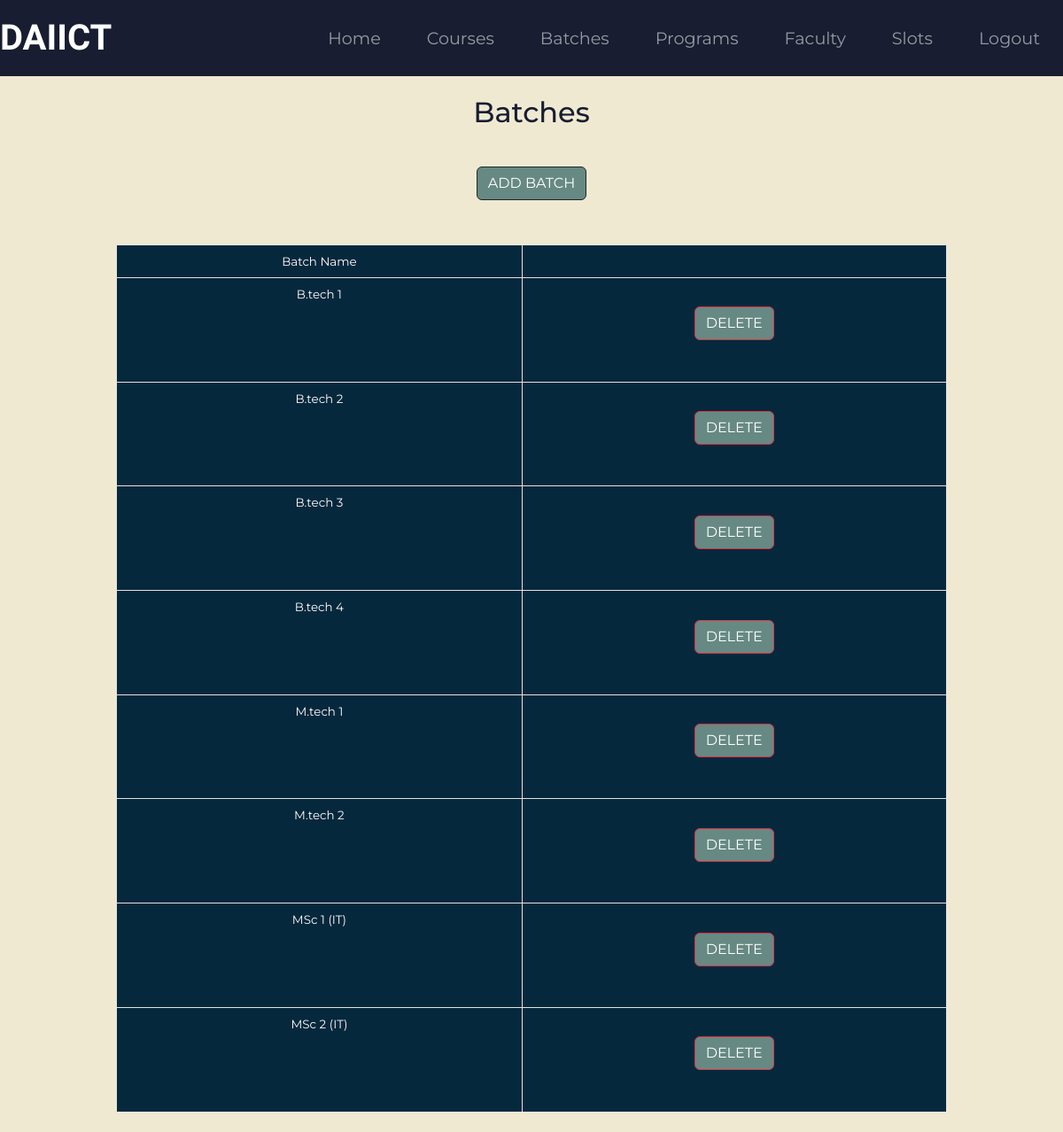
The page /c_batches (signed in) on the database as committed earlier.
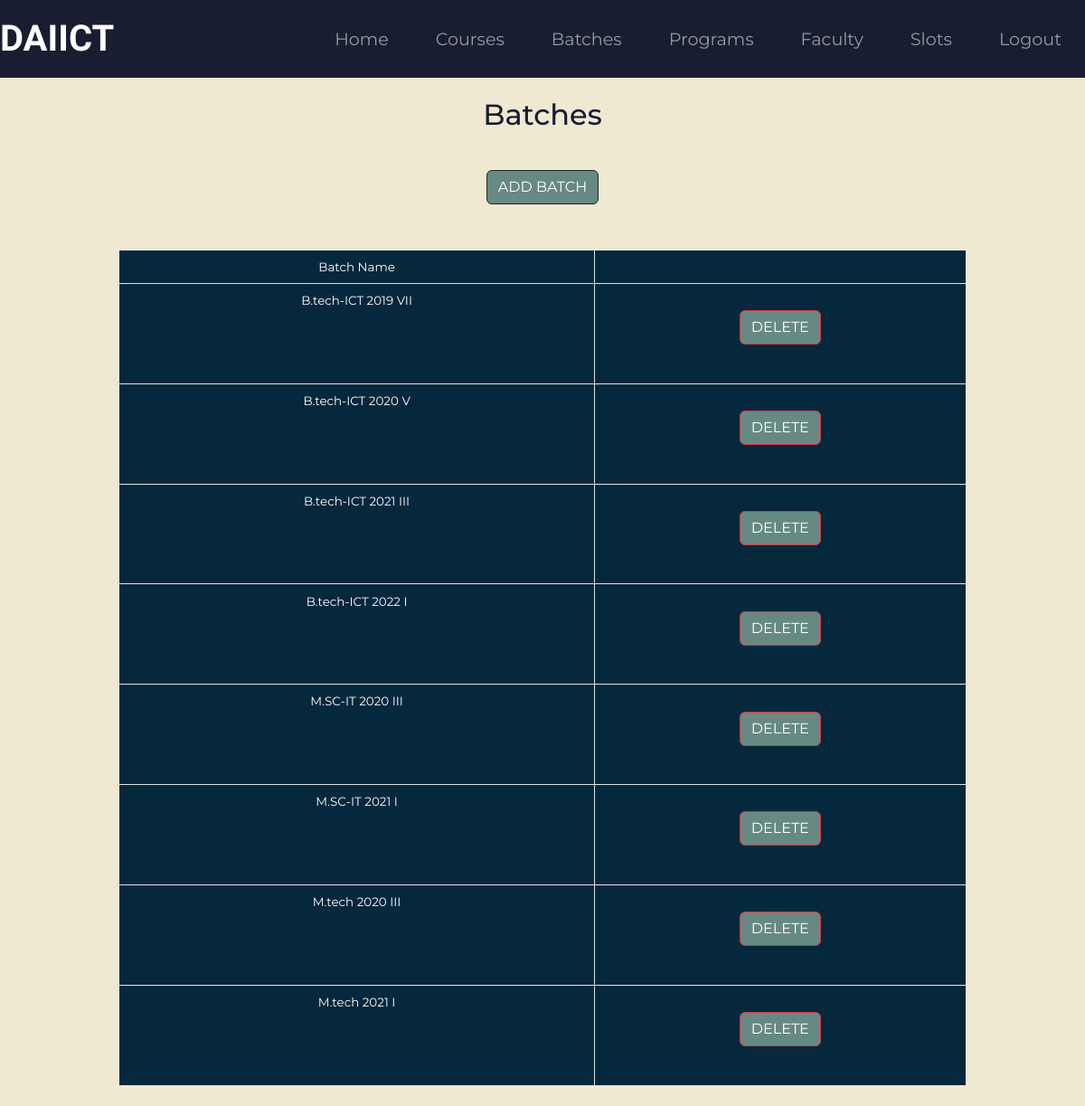
The same page on the database as committed later.
### sriapp/models.py (models this page shows)
class Batch(models.Model):
    bname = models.CharField(max_length=10)

### sriapp/views.py (the view)
# urls.py: path('c_batches', views.c_batch, name='cbatch'),
def c_batch(request):
    if not request.user.is_authenticated :
        messages.warning(request,"You are not Logged in. Please Log in to access the page.")
        return redirect('Home')
    if not request.user.is_superuser :
        messages.error(request, "You are not allowed to enter coordinator section without coordinator authentication.")
        return redirect('Home')
    batchDetails = Batch.objects.all().order_by('bname').values()
    context = {
        'allBatches' : batchDetails,
    }
    return render(request, 'coordinator/batch_detail.html', context)

### templates/coordinator/batch_detail.html (shortened to what this page needs)
{% extends 'base_coor.html' %}
{% block content %}
    <div class="container">
        <h2 style="padding:2% 0">Batches</h2>
        <div style="width : 20%; margin:auto">
            <form method="POST" action="c_addBatch">
                <button type="submit" class="btn btn-dark btn-ml"> ADD BATCH </button>
            </form>
        </div>
        <div class="dcf-overflow-x-auto" tabindex="0" style="padding: 2% 8%;">
            <table class="dcf-table dcf-table-bordered dcf-table-striped dcf-w-100%">
                <tbody>
                    <tr>
                        <td class="dcf-txt-center" scope="col">Batch Name</td>
                        <td class="dcf-txt-center" scope="row">&#8205</td>
                    </tr>
                    {% for x in allBatches%}
                        <tr>
                            <td class="dcf-txt-center" scope="col"> {{x.bname}} </td>
                            <td class="dcf-txt-center" scope="col">
                                <form method="POST" action="c_deleteBatch/{{ x.id }}">
                                    <button type="submit" class="btn btn-danger updateAndDeleteBtn"> DELETE </button>
                                </form>
                            </td>
                        </tr>
                    {% endfor%}
                </tbody>
            </table>
        </div>
    </div>
{% endblock %}

### templates/base_coor.html (shortened to what this page needs)
{% load static %}
<html>
<head>
  <link href="https://cdn.jsdelivr.net/npm/bootstrap@5.2.0-beta1/dist/css/bootstrap.min.css" rel="stylesheet">
  <link rel="stylesheet" href="{% static 'css\style.css' %}">
</head>
<body>
      <nav class="navbar navbar-expand-lg navbar-dark">
        <a class="navbar-brand" href="#">DAIICT</a>
        <div class="collapse navbar-collapse" id="navbarTogglerDemo02">
          <ul class="navbar-nav ms-auto">
            <li class="nav-item active">
              <a class="nav-link" href="c_index">Home </a>
            </li>
            <li class="nav-item">
              <a class="nav-link" href="c_courses">Courses</a>
            </li>
            <li class="nav-item">
              <a class="nav-link" href="c_batches">Batches</a>
            </li>
            <li class="nav-item">
              <a class="nav-link" href="c_program">Programs</a>
            </li>
            <li class="nav-item">
              <a class="nav-link" href="c_faculty">Faculty</a>
            </li>
            <li class="nav-item">
              <a class="nav-link" href="c_slot">Slots</a>
            </li>
            {% if user.is_authenticated %}
                  <li class="nav-item">
                    <a class="nav-link" href="{% url 'logout_user' %}">Logout</a>
                  </li>
              {% else %}
                  <li class="nav-item">
                    <a class="nav-link" href="{% url 'c_login_user' %}">Login</a>
                  </li>
              {% endif %}
          </ul>
        </div>
    </nav>
    {% block content %}
    {% endblock %}
</body>
</html>

### static/css/style.css (style rules this page uses)
body { font-family: "Montserrat"; background-color: #F0E9D2; text-align: center; color: #181D31; }
.navbar { background-color: #181D31; }
.navbar-brand { font-family: "Ubuntu"; font-size: 2.5rem; font-weight: bold; }
.nav-item { padding: 0 18px; }
.nav-link { font-size: 1.2rem; font-family: "Montserrat"; }
.btn { margin: 5% 3% 5%; background-color: #678983; }
:root { --bg-table-stripe: #f6f6f5; --b-table: #e3e3e2; --caption: #242423; }
table { background-color: transparent; border-collapse: collapse; font-family: "Montserrat"; color: #fff; display: table; }
td { text-align: left }
.dcf-txt-center { text-align: center !important }
.dcf-table tbody { border-bottom: 1px solid var(--b-table); border-top: 1px solid var(--b-table); font-size: .84em }
.dcf-table td, .dcf-table td { padding-right: 1.78em }
.dcf-table-bordered, .dcf-table-bordered td, .dcf-table-bordered td { border: 1px solid var(--b-table) }
.dcf-table-bordered td, .dcf-table-bordered td, .dcf-table-striped td, .dcf-table-striped td { padding-left: 1em; padding-right: 1em }
.dcf-table-bordered tr:not(:last-child), .dcf-table-striped tr:not(:last-child) { border-bottom: 1px solid var(--b-table) }
.dcf-table tbody td, .dcf-table tbody td, .dcf-table tfoot td, .dcf-table tfoot td { padding-top: .75em; vertical-align: top }
.dcf-table tbody td, .dcf-table tbody td { padding-bottom: .75em }
.dcf-overflow-x-auto { overflow-x: auto !important; -webkit-overflow-scrolling: touch }
.dcf-w-100\% { width: 100% !important; }
table tr { background-color: #06283D; }
table, tr, td { border: 1px solid white; }

Rows that differ between the two databases and show on the page:
removed Batch: bname "B.tech 1"
removed Batch: bname "B.tech 2"
removed Batch: bname "B.tech 3"
removed Batch: bname "B.tech 4"
removed Batch: bname "M.tech 1"
removed Batch: bname "M.tech 2"
removed Batch: bname "MSc 1 (IT)"
removed Batch: bname "MSc 2 (IT)"
added Batch: bname "B.tech-ICT 2019 VII"
added Batch: bname "B.tech-ICT 2020 V"
added Batch: bname "B.tech-ICT 2021 III"
added Batch: bname "B.tech-ICT 2022 I"
added Batch: bname "M.SC-IT 2020 III"
added Batch: bname "M.SC-IT 2021 I"
added Batch: bname "M.tech 2020 III"
added Batch: bname "M.tech 2021 I"
